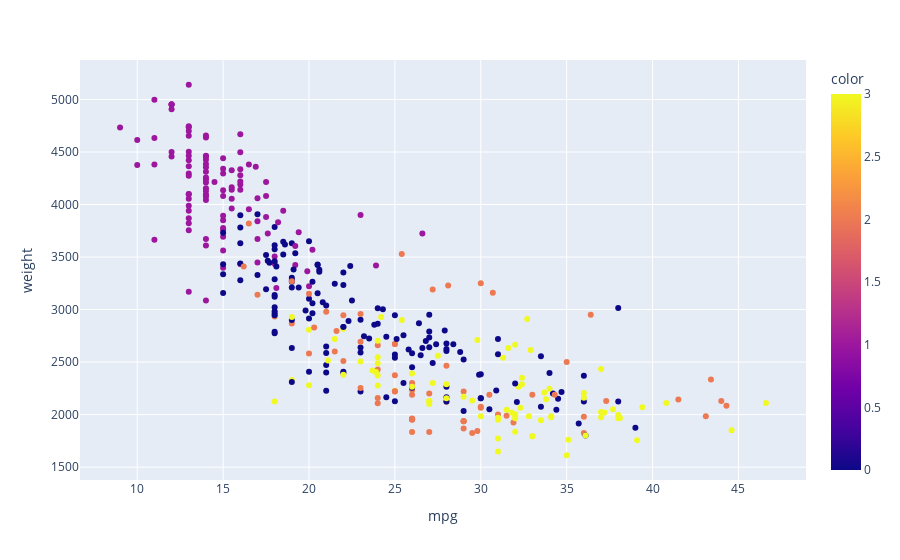

The notebook cell this image was saved under:
### Code cell
fig = px.scatter(df, x = 'mpg' , y = 'weight', color=cluster_labels)
fig.show()

### Figure 1 — Plotly figure (JSON) as saved in the notebook; plotly's stock layout.template omitted (floating-point values rounded to 4 significant figures; data arrays with more than 128 entries replaced by an {"elided": "..."} marker saying what was removed)
{"data": [{"hovertemplate": "mpg=%{x}<br>weight=%{y}<br>color=%{marker.color}<extra></extra>", "legendgroup": "", "marker": {"color": {"elided": "392 int values"}, "coloraxis": "coloraxis", "symbol": "circle"}, "mode": "markers", "name": "", "orientation": "v", "showlegend": false, "type": "scatter", "x": {"elided": "392 float values"}, "xaxis": "x", "y": {"elided": "392 int values"}, "yaxis": "y"}], "layout": {"coloraxis": {"colorbar": {"title": {"text": "color"}}, "colorscale": [[0, "#0d0887"], [0.1111, "#46039f"], [0.2222, "#7201a8"], [0.3333, "#9c179e"], [0.4444, "#bd3786"], [0.5556, "#d8576b"], [0.6667, "#ed7953"], [0.7778, "#fb9f3a"], [0.8889, "#fdca26"], [1, "#f0f921"]]}, "legend": {"tracegroupgap": 0}, "margin": {"t": 60}, "xaxis": {"anchor": "y", "domain": [0, 1], "title": {"text": "mpg"}}, "yaxis": {"anchor": "x", "domain": [0, 1], "title": {"text": "weight"}}}}
